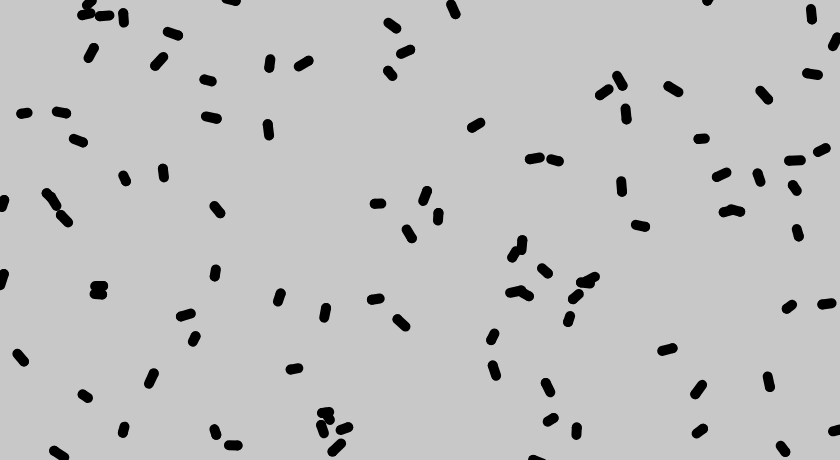
Frame 1 (no input)
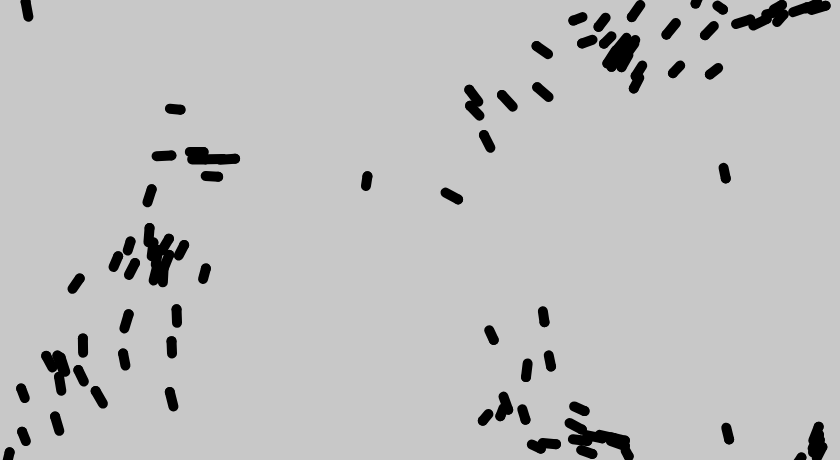
Frame 60 (no input)
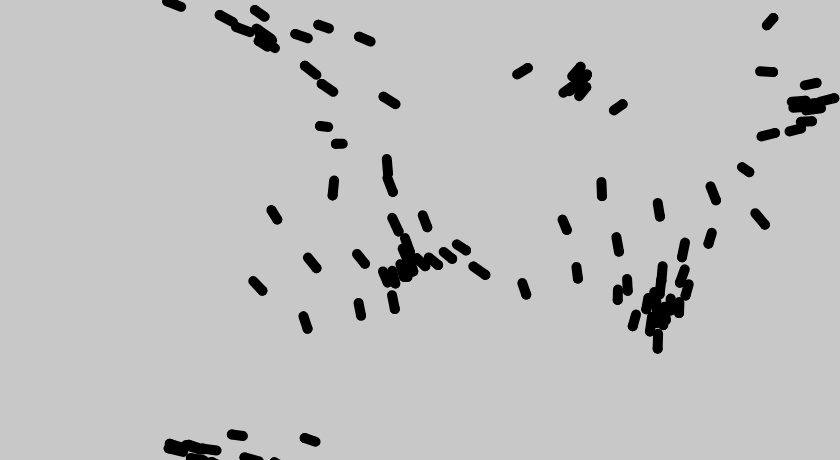
Frame 120 (the mouse pressed at the canvas centre since frame 60)

The p5.js sketch that drew these frames (run headless with seeded random() and noise() and a simulated clock; from frame 60 on, the mouse is pressed at the canvas centre):

// p5.js sketch
// ── sketch.js
var flock = []
let alignSlider, cohesionSlider;
function setup() {
    createCanvas(840, 460);

    label = createDiv('alignment');
    label.position(10, 500);  
    alignSlider = createSlider(0, 3, 0.5, 0.1);
    alignSlider.parent(label);

    label = createDiv('cohesion');
    label.position(15, 530);  
    cohesionSlider = createSlider(0, 3, 0.5, 0.1);
    cohesionSlider.parent(label);

    label = createDiv('seperation');
    label.position(15, 560);  
    seperationSlider = createSlider(0, 3, 0.5, 0.1);
    seperationSlider.parent(label);

    label = createDiv('perception radius');
    label.position(15, 590);  
    perceptSlider = createSlider(0, 500, 50, 20);
    perceptSlider.parent(label);

    label = createDiv('speed');
    label.position(10, 620);  
    speedSlider = createSlider(0, 10, 6, 0.5);
    speedSlider.parent(label);

    for(let i=0;i<100;i++){
        flock.push(new Boid());
    }
}

function draw() {
    background(200);
    for(let boid of flock) {
        boid.show();
        boid.edges();
        boid.flocking(flock);
        boid.update();
    }
}
// ── boids.js
class Boid {
    constructor() {
        this.position = createVector(random(width), random(height));
        this.velocity = p5.Vector.random2D();
        this.velocity.setMag(random(2, 4));
        this.acceleration = createVector();
        this.buffer = 3;
        this.maxForce = 2;
        this.maxSpeed = 5;        
    }

    update() {
        let maxSpeed = speedSlider.value();
        this.position.add(this.velocity);
        this.velocity.add(this.acceleration);
        this.velocity.limit(maxSpeed)
        this.acceleration.mult(0);
    }

    flocking(flock) {
        let align = this.alignment(flock);
        let cohesion = this.cohesion(flock);
        let seperation = this.seperation(flock);

        align.mult(alignSlider.value());
        cohesion.mult(cohesionSlider.value());
        seperation.mult(seperationSlider.value());

        this.acceleration.add(align);
        this.acceleration.add(cohesion);
        this.acceleration.add(seperation);
    }

    alignment(flock) {
        // get average velocities of all boids around this boids perception radius
        let perceptRad = perceptSlider.value();
        let maxSpeed = speedSlider.value();
        let sumVelocities = createVector();
        let len = 0;
        for(let boid of flock) {
            let d = dist(this.position.x, this.position.y, boid.position.x, boid.position.y);
            if(boid != this && d < perceptRad){
                sumVelocities.add(boid.velocity);
                len++;
            }
        }
        if(len > 0) {
            sumVelocities.div(len * len);
            sumVelocities.setMag(maxSpeed);
            sumVelocities.sub(this.velocity);
            sumVelocities.limit(this.maxForce);
        }
        return sumVelocities;
    }

    cohesion(flock) {
        let perceptRad = perceptSlider.value();
        let maxSpeed = speedSlider.value();
        let sumPositions = createVector();
        let len = 0;
        for(let boid of flock) {
            let d = dist(this.position.x, this.position.y, boid.position.x, boid.position.y);
            if(boid != this && d < perceptRad){
                sumPositions.add(boid.position);
                len++;
            }
        }
        if(len > 0) {
            sumPositions.div(len);
            sumPositions.sub(this.position);
            sumPositions.setMag(maxSpeed);
            sumPositions.sub(this.velocity);
            sumPositions.limit(this.maxForce);
        }
        return sumPositions;
    }

    seperation(flock) {
        let perceptRad = perceptSlider.value();
        let maxSpeed = speedSlider.value();
        let sumPositions = createVector();
        let len = 0;
        for (let boid of flock) {
            let d = dist(this.position.x, this.position.y, boid.position.x, boid.position.y);
            if (boid !== this && d < perceptRad) {
                let diff = p5.Vector.sub(this.position, boid.position);
                diff.div(d); // Incorrect, should be diff.normalize();
                sumPositions.add(diff);
                len++;
            }
        }
        if (len > 0) {
            sumPositions.div(len);
        }
        if (sumPositions.mag() > 0) {
            sumPositions.normalize();
            sumPositions.setMag(maxSpeed);
            sumPositions.sub(this.velocity);
            sumPositions.limit(this.maxForce);
        }
        return sumPositions;
    }

    edges() {
        if (this.position.x < -this.buffer) this.position.x = width + this.buffer;
        if (this.position.y < -this.buffer) this.position.y = height + this.buffer;
        if (this.position.x > width + this.buffer) this.position.x = -this.buffer;
        if (this.position.y > height + this.buffer) this.position.y = -this.buffer;
    }

    show() {
        strokeWeight(10);
        // stroke(255);
        point(this.position.x, this.position.y);
        line(this.position.x, this.position.y, this.position.x + this.velocity.x*3, this.position.y+ this.velocity.y*3); // tail
    }
}
